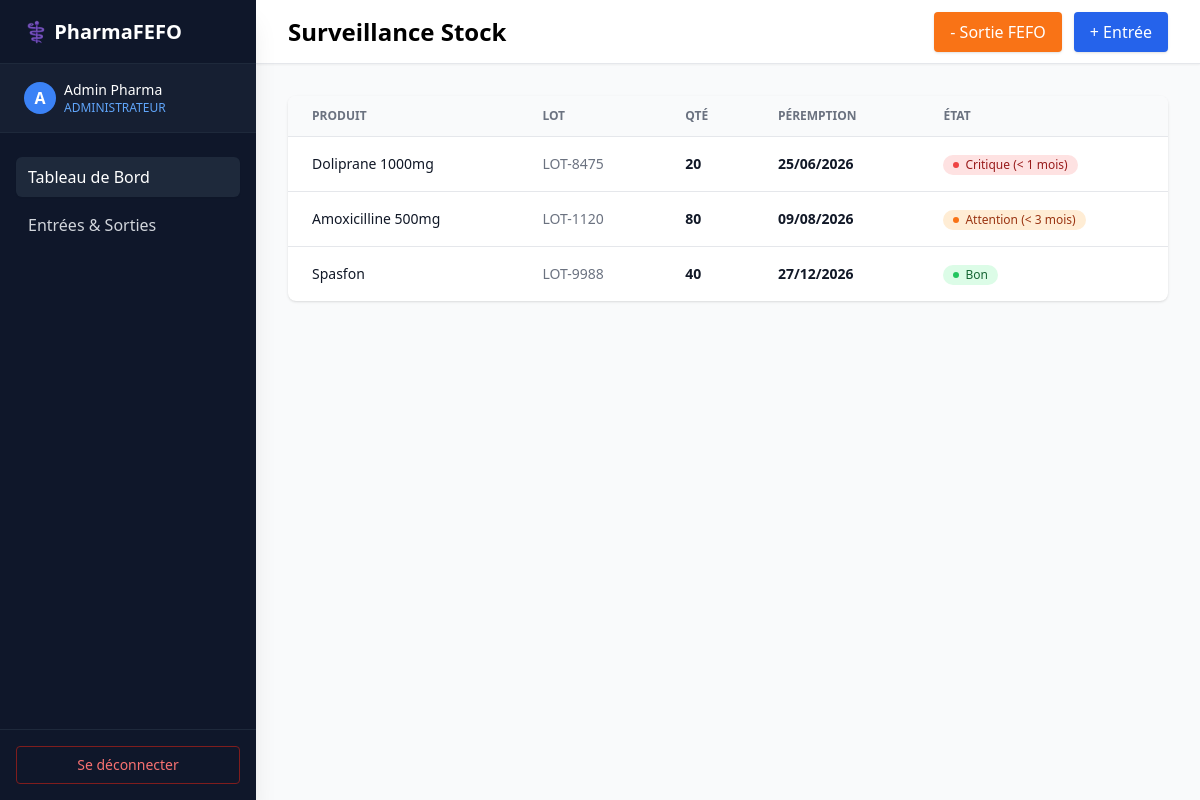
The app's page /index.php?action=dashboard (signed in) with its own data.
### tables this page shows
CREATE TABLE batches (
    id INT AUTO_INCREMENT PRIMARY KEY,
    product_id INT NOT NULL,
    batch_number VARCHAR(50) NOT NULL,
    expiration_date DATE NOT NULL,
    qty_received INT NOT NULL,
    qty_available INT NOT NULL,
    status ENUM('ACTIVE', 'EXPIRED', 'RETURNED', 'DESTROYED') DEFAULT 'ACTIVE',
    CONSTRAINT fk_batch_product FOREIGN KEY (product_id) REFERENCES products(id) ON DELETE CASCADE
);

CREATE TABLE products (
    id INT AUTO_INCREMENT PRIMARY KEY,
    cip_code VARCHAR(50) NOT NULL UNIQUE,
    designation VARCHAR(150) NOT NULL,
    price DECIMAL(10, 2) NOT NULL,
    min_stock_alert INT DEFAULT 10,
    unit VARCHAR(20) NOT NULL
);

### src/Controller/DashboardController.php (called while the page is built, shortened)
<?php
class DashboardController {
    public function index() {
        $database = new Database();
        $db = $database->getConnection();
        $batchRepo = new BatchRepository($db);
        $rawLots = $batchRepo->getAllActiveLots();
        $lots = [];
        foreach ($rawLots as $lot) {
            $days = $lot['days_to_expire'];
            if ($days <= 30) {
                $lot['criticality_level'] = 'RED';
                $lot['criticality_label'] = 'Critique (< 1 mois)';
            } elseif ($days <= 90) {
                $lot['criticality_level'] = 'ORANGE';
                $lot['criticality_label'] = 'Attention (< 3 mois)';
            } else {
                $lot['criticality_level'] = 'GREEN';
                $lot['criticality_label'] = 'Bon';
            }
            $lots[] = $lot;
        }
        require_once '../templates/dashboard.php';
    }
}
?>

### src/Repository/BatchRepository.php (called while the page is built, shortened)
<?php
class BatchRepository {
    private $conn;
    public function __construct($db) {
        $this->conn = $db;
    }
    public function getAllActiveLots() {
        $query = "SELECT b.id, b.batch_number, b.expiration_date, b.qty_available, p.designation as product_name,
                  DATEDIFF(b.expiration_date, CURDATE()) as days_to_expire
                  FROM batches b
                  JOIN products p ON b.product_id = p.id
                  WHERE b.status = 'ACTIVE' AND b.qty_available > 0
                  ORDER BY days_to_expire ASC";
        $stmt = $this->conn->prepare($query);
        $stmt->execute();
        return $stmt->fetchAll(\PDO::FETCH_ASSOC);
    }
}
?>

### templates/dashboard.php (the view, shortened to what this page needs)
<!DOCTYPE html>
<html lang="fr">
<head>
    <script src="https://cdn.tailwindcss.com"></script>
</head>
<body class="bg-gray-50 flex h-screen overflow-hidden">
    <aside class="w-64 bg-slate-900 text-gray-300 flex flex-col shadow-xl z-20">
        <div class="h-16 flex items-center px-6 border-b border-slate-800">
            <span class="text-xl font-bold text-white">⚕️ PharmaFEFO</span>
        </div>
        <div class="px-6 py-4 border-b border-slate-800 bg-slate-800/50">
            <div class="flex items-center gap-2">
                <div class="w-8 h-8 rounded-full bg-blue-500 flex items-center justify-center text-white font-bold">
                    <?= substr($_SESSION['user_name'] ?? 'U', 0, 1) ?>
                </div>
                <div>
                    <p class="text-sm font-medium text-white"><?= htmlspecialchars($_SESSION['user_name'] ?? 'Utilisateur') ?></p>
                    <p class="text-xs text-blue-400"><?= htmlspecialchars($_SESSION['user_role'] ?? '') ?></p>
                </div>
            </div>
        </div>
       <nav class="flex-1 px-4 py-6 space-y-2">
            <a href="index.php?action=dashboard" class="block px-3 py-2 bg-slate-800 text-white rounded-md font-medium shadow-sm">Tableau de Bord</a>
            <a href="index.php?action=history" class="block px-3 py-2 hover:bg-slate-800 text-gray-300 rounded-md transition-colors">Entrées & Sorties</a>
        </nav>
        <div class="p-4 border-t border-slate-800">
            <a href="index.php?action=logout" class="block w-full text-center px-4 py-2 text-sm text-red-400 border border-red-900 rounded hover:bg-red-500 hover:text-white transition-colors">Se déconnecter</a>
        </div>
    </aside>
    <main class="flex-1 flex flex-col relative">
        <header class="h-16 bg-white shadow-sm flex items-center justify-between px-8 border-b z-10">
            <h1 class="text-2xl font-semibold">Surveillance Stock</h1>
            <div class="flex gap-3">
                <button onclick="document.getElementById('modalSortie').classList.remove('hidden')" class="bg-orange-500 text-white px-4 py-2 rounded shadow hover:bg-orange-600 transition">- Sortie FEFO</button>
                <button onclick="document.getElementById('modalEntree').classList.remove('hidden')" class="bg-blue-600 text-white px-4 py-2 rounded shadow hover:bg-blue-700 transition">+ Entrée</button>
            </div>
        </header>
        <div class="p-8 flex-1 overflow-y-auto">
            <table class="min-w-full bg-white rounded-lg shadow overflow-hidden">
                <thead class="bg-gray-50 text-gray-500 text-xs uppercase text-left border-b">
                    <tr>
                        <th class="px-6 py-3">Produit</th>
                        <th class="px-6 py-3">Lot</th>
                        <th class="px-6 py-3">Qté</th>
                        <th class="px-6 py-3">Péremption</th>
                        <th class="px-6 py-3">État</th>
                    </tr>
                </thead>
                <tbody class="divide-y divide-gray-200 text-sm">
                    <?php foreach ($lots as $lot): ?>
                        <?php
                        $bgColor = ''; $textColor = ''; $dotColor = '';
                            if ($lot['criticality_level'] === 'RED') {
                                $bgColor = 'bg-red-100'; $textColor = 'text-red-800'; $dotColor = 'bg-red-500';
                            } elseif ($lot['criticality_level'] === 'ORANGE') {
                                $bgColor = 'bg-orange-100'; $textColor = 'text-orange-800'; $dotColor = 'bg-orange-500';
                            } else {
                                $bgColor = 'bg-green-100'; $textColor = 'text-green-800'; $dotColor = 'bg-green-500';
                            }
                        ?>
                        <tr class="hover:bg-gray-50 transition-colors">
                            <td class="px-6 py-4 font-medium text-gray-900"><?= htmlspecialchars($lot['product_name']) ?></td>
                            <td class="px-6 py-4 text-gray-500"><?= htmlspecialchars($lot['batch_number']) ?></td>
                            <td class="px-6 py-4 font-bold text-gray-900"><?= htmlspecialchars($lot['qty_available']) ?></td>
                            <td class="px-6 py-4 font-semibold text-gray-900"><?= date('d/m/Y', strtotime($lot['expiration_date'])) ?></td>
                            <td class="px-6 py-4">
                                <span class="inline-flex items-center px-2.5 py-0.5 rounded-full text-xs font-medium <?= $bgColor ?> <?= $textColor ?>">
                                    <span class="w-1.5 h-1.5 <?= $dotColor ?> rounded-full mr-1.5"></span>
                                    <?= htmlspecialchars($lot['criticality_label']) ?>
                                </span>
                            </td>
                        </tr>
                    <?php endforeach; ?>
                </tbody>
            </table>
        </div>
    </main>
</body>
</html>

### public/index.php (shortened to what this page needs)
<?php
require_once '../src/Repository/BatchRepository.php';
require_once '../src/Controller/DashboardController.php';
$action = isset($_GET['action']) ? $_GET['action'] : 'dashboard';
switch ($action) {
    case 'dashboard':
        $controller = new DashboardController();
        $controller->index();
        break;
}
?>

### records on screen
batches: product.designation "Doliprane 1000mg", batch_number "LOT-8475", qty_available "20", expiration_date "25/06/2026", criticality_label "Critique (< 1 mois)"
batches: product.designation "Amoxicilline 500mg", batch_number "LOT-1120", qty_available "80", expiration_date "09/08/2026", criticality_label "Attention (< 3 mois)"
batches: product.designation "Spasfon", batch_number "LOT-9988", qty_available "40", expiration_date "27/12/2026", criticality_label "Bon"

### other values on screen
substr($_SESSION['user_name'] ?? 'U', 0, 1) "A"
$_SESSION['user_name'] "Admin Pharma"
$_SESSION['user_role'] "ADMINISTRATEUR"
